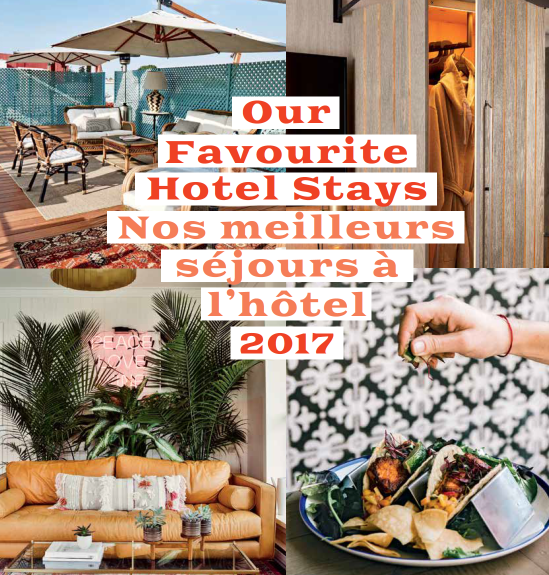
#> input picture images/2017.png, 1098 x 1150 px (shown at 1/2 size); its folder holds only this picture in this run
$ python resize-images.py
#> lines starting #> are read from the running program, lines starting #| are printed output that depends on the picture
from PIL import Image
import os, math, json

IMAGE_FOLDER = "images"
OUTPUT_FOLDER = "small-images"
MAX_OUTPUT_DIMENSION = 600
DIMENSIONS_FILE = "dimensions.json"

os.makedirs(OUTPUT_FOLDER, exist_ok=True)
input_images = os.listdir(IMAGE_FOLDER)
output_images = os.listdir(OUTPUT_FOLDER)

for image_file_name in input_images:
    if ".".join([image_file_name, "jpg"]) in output_images:
        continue
    try:
        img = Image.open(os.path.join(IMAGE_FOLDER, image_file_name)).convert("RGB")
    except Exception:
        print(f"Cannot read {image_file_name}")
        continue
    width, height = img.size
#> width = 1098; height = 1150
    h_ratio = MAX_OUTPUT_DIMENSION / height
#> h_ratio = 0.522
    w_ratio = MAX_OUTPUT_DIMENSION / width
#> w_ratio = 0.546
    min_ratio = min(1, min(h_ratio, w_ratio))
#> min_ratio = 0.522
    newsize = (math.floor(min_ratio * width), math.floor(min_ratio * height))
#> newsize = (572, 600)
    small_image = img.resize(newsize)
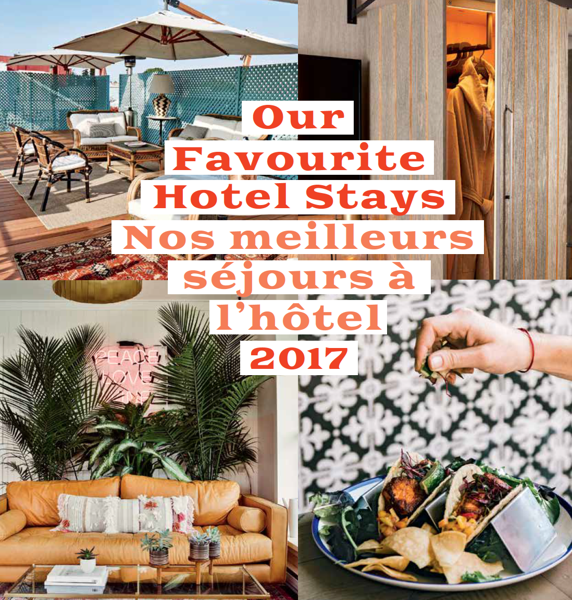
#> small_image: PIL image 572x600 RGB; mean R, G, B 165.7, 145.5, 130.3
    output_filename = os.path.join(OUTPUT_FOLDER, ".".join([image_file_name, "jpg"]))
    small_image.save(output_filename, format="jpeg")
    print(f"Resized {image_file_name}")

dimensions = {}
for small_image_name in sorted(os.listdir(OUTPUT_FOLDER)):
    if small_image_name == DIMENSIONS_FILE:
        continue
    with Image.open(os.path.join(OUTPUT_FOLDER, small_image_name)) as small_image:
        dimensions[small_image_name] = small_image.size
with open(os.path.join(OUTPUT_FOLDER, DIMENSIONS_FILE), "w", encoding="utf-8") as dimensions_file:
    json.dump(dimensions, dimensions_file, ensure_ascii=False, indent=0)
